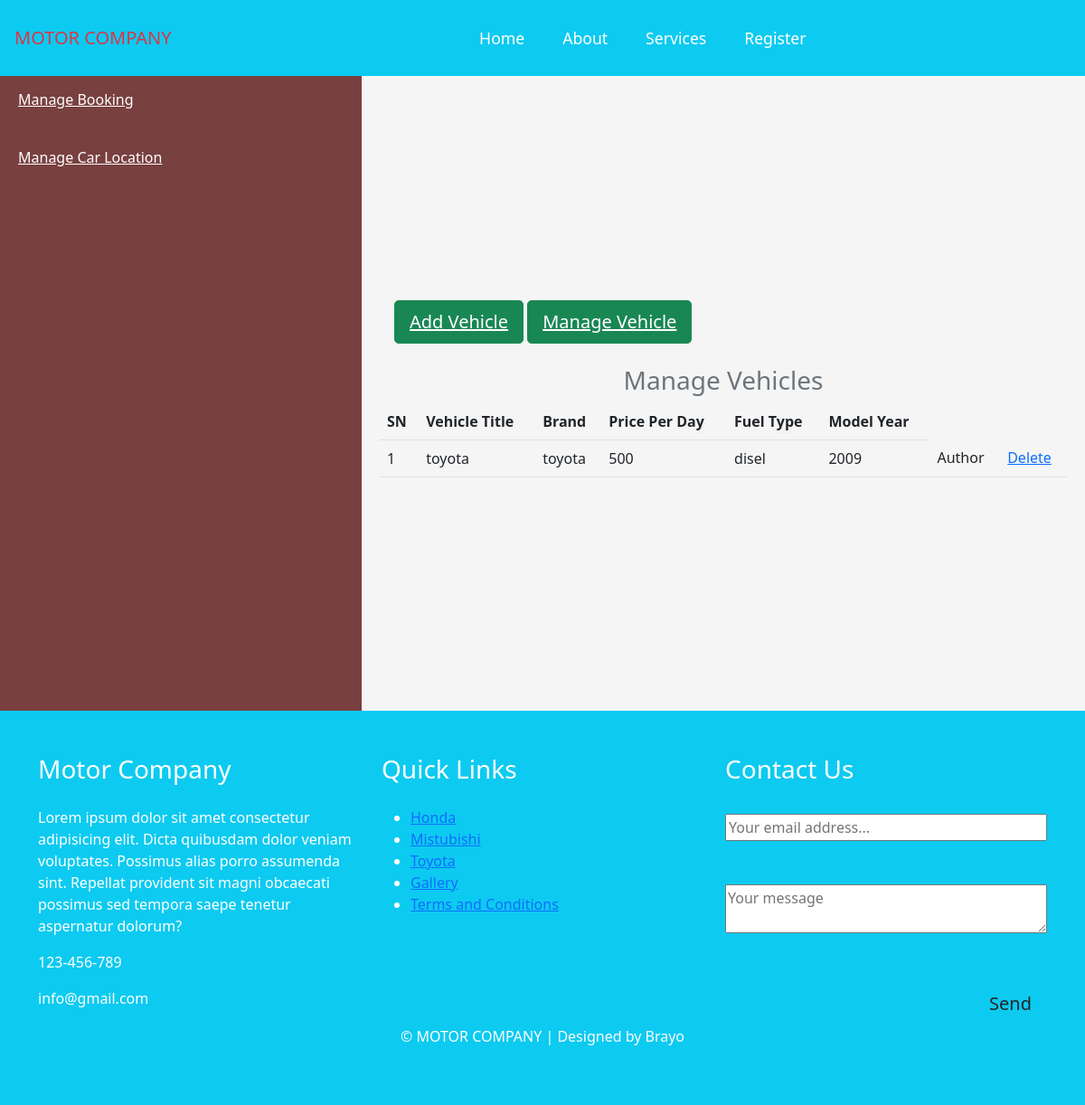
Screenshot of /manageVehicles.php with the database file from the repository.
### tables this page shows
CREATE TABLE `vehicles` (
  `id` int(11) NOT NULL,
  `title` varchar(255) NOT NULL,
  `brand` varchar(255) NOT NULL,
  `price` varchar(255) NOT NULL,
  `image` varchar(255) NOT NULL,
  `fuel` varchar(255) NOT NULL,
  `model_year` varchar(255) NOT NULL,
  `time_stamp` int(11) NOT NULL
);

### manageVehicles.php (the view, shortened to what this page needs)
<?php
include('./includes/header.php');
include('./includes/nav.php');
include ('./admin/create/vehicle.php');
?>
    <div class="container-fluid">
    <div class="row">
  <div class="col-md-4   admin" >
          <div class="text-left  p-2 my-4 ">
              <a href="./managebooking.php" class="text-white">Manage Booking</a>
          </div>
          <div class="text-left  p-2 my-4">
              <a href="./customerLocation.php" class="text-white">Manage Car Location</a>
          </div>
      </div>
            <div class="col-md-8 m-auto">
                <div class="my-4 mx-4">
                    <button type="button" class="btn btn-lg btn-success"><a href="./addVehicle.php" class="text-white">Add Vehicle</a></button>
                    <button type="button" class="btn btn-lg btn-success"><a href="manageVehicles.php" class="text-white">Manage Vehicle</a></button>
                </div>
                <div>
                    <h3 class="text-center text-muted">Manage Vehicles</h3>
                    <div class="mx-2">
                        <div class="table-responsive">
                            <table class="table table-border">
                            <?php
                        $sql= "SELECT * FROM vehicles";
                        $stmt=$conn->prepare($sql);
                         $stmt->execute();
                           ?>
                                <tr>
                                    <th>SN</th>
                                    <th>Vehicle Title</th>
                                    <th>Brand</th>
                                    <th>Price Per Day</th>
                                    <th>Fuel Type</th>
                                    <th>Model Year</th>
                                </tr>
                                <?php
                                 $result= mysqli_stmt_get_result($stmt);
                                 $num= mysqli_num_rows($result);
                                 if($num > 0){
                                      while($rows=mysqli_fetch_assoc($result)){?>
                                        <tr>
                                        <td><?php echo $rows['id']?></td>
                                        <td><?php echo $rows['title']?></td>
                                        <td><?php echo $rows['brand']?></td>
                                        <td><?php echo $rows['price']?></td>
                                        <td><?php echo $rows['fuel']?></td>
                                        <td><?php echo $rows['model_year']?></td>
                                        <td>Author</td>
                                        <td><a href="create/delete.php?action=deleted&id=<?php echo $rows['id']?>">Delete</a></td>
                                    </tr>
                                    <?php
                                    }
                                 }else{
                                     header('location:managepost.php?error=norecord');
                                     exit();
                                 }
                                ?>
                            </table>
                        </div>
                    </div>
                </div>
            </div>
        </div>
    </div>
    <?php include('./includes/footer.php');?>

### assets/css/style.css (style rules this page uses)
* { margin: 0 auto; padding: 0 auto; box-sizing: border-box; }
body { background-color: #f5f5f5; }
.admin { background: rgb(121, 64, 64); left:0; height: 90vh; }

### rows the page displays
vehicles: id "1", title "toyota", brand "toyota", price "500", fuel "disel", model_year "2009"
